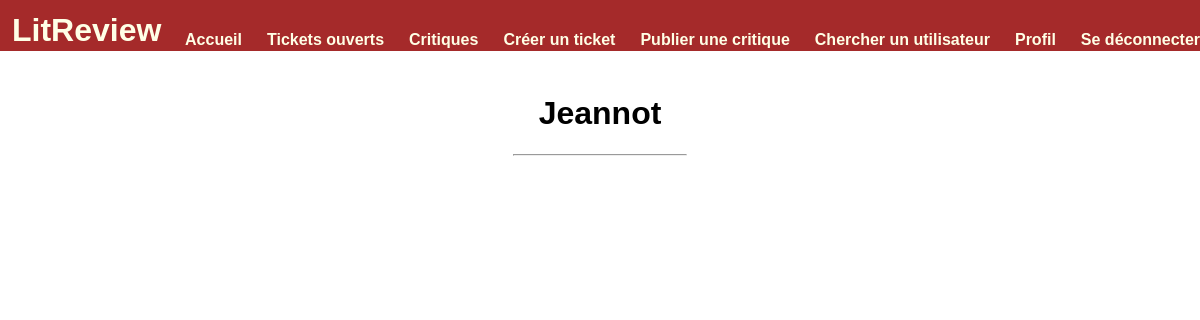
/author/Jeannot (signed in), run on an earlier commit of the app's database.
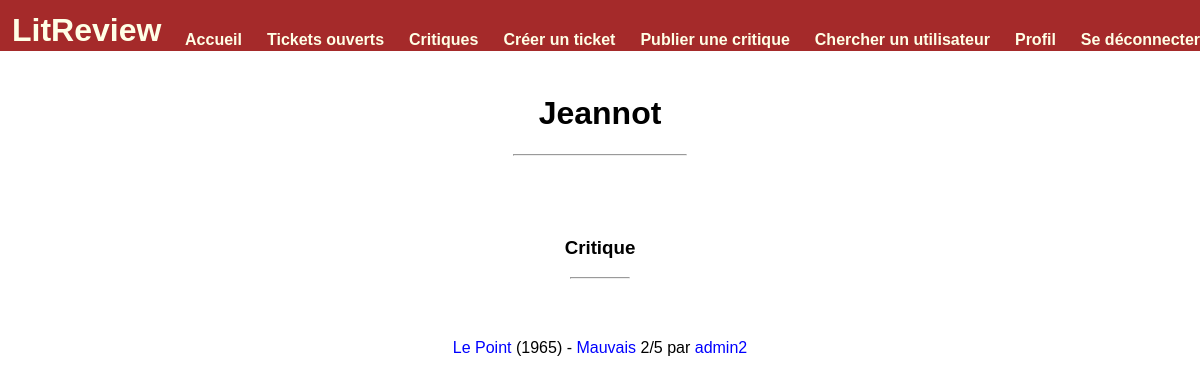
And on a later commit of the database.
### blog/models.py (models this page shows)
class Review(models.Model):
    RATING_CHOICE = [(1, "1"), (2, "2"), (3, "3"), (4, "4"), (5, "5")]
    ticket = models.ForeignKey(to=Ticket, on_delete=models.CASCADE, blank=True, null=True)
    rating = models.PositiveSmallIntegerField(verbose_name='Notes', choices=RATING_CHOICE)
    headline = models.CharField(verbose_name="Titre", max_length=128)
    body = models.TextField(verbose_name="Critique", max_length=8192, blank=True)
    user = models.ForeignKey(to=settings.AUTH_USER_MODEL, on_delete=models.CASCADE)
    time_created = models.DateTimeField(auto_now_add=True)
    content_reference = models.CharField(verbose_name='Titre de la référence', max_length=80, blank=True, null=True)
    content_author = models.CharField(verbose_name='Nom de l\'auteur', max_length=80, blank=True, null=True)
    content_picture = models.ImageField(verbose_name='Image', upload_to='ticket', blank=True, null=True)
    publication_year = models.IntegerField(verbose_name='Date de publication',
                                           validators=[MinValueValidator(-400),
                                                       MaxValueValidator(datetime.date.today().year+1)],
                                           blank=True, null=True)
    def __str__(self):
        return self.headline
    class Meta:
        ordering = ['-time_created']

### authentication/models.py (models this page shows)
class User(AbstractUser):
    tickets_list = models.ManyToManyField(Ticket, related_name="tickets_list")
    reviews_list = models.ManyToManyField(Review, related_name="reviews_list")
    description = models.TextField(verbose_name="Description", max_length=1000, blank=True, null=True)
    class Meta:
        ordering = ['-username']

### blog/views.py (the view)
# urls.py: path('author/<str:author_refererence>', views.show_author_work, name='author-page'),
@login_required
def show_author_work(request, author_refererence):
    tickets = Ticket.objects.filter(content_author=author_refererence, status=True)
    reviews = Review.objects.filter(content_author=author_refererence)
    context = {
        'tickets': tickets,
        'reviews': reviews,
        'author': author_refererence,
    }
    return render(request, 'tickets_reviews/author_work.html', context=context)

### blog/templatetags/blog_extras.py (called while the page is built)
@register.simple_tag(takes_context=True)
def add_paranthesis(context, content):
    if content:
        return f'({content})'
    else:
        return ''

### blog/templates/tickets_reviews/author_work.html (shortened to what this page needs)
{% extends 'base.html' %}
{% load blog_extras %}
{% block content %}
<br>
<h1>{{ author }}</h1>
<hr>
<br><br><br>
{% if reviews %}
    <h3>Critique{{ reviews|pluralize:" ,s" }}</h3>
    <hr class="small"><br><br>
    {% for review in reviews %}
        <p>
            <a>{{ review.content_reference }}</a> {% add_paranthesis review.publication_year %} -
            <a href="{% url 'show-review' review.id %}">{{ review }}</a> {{ review.rating }}/5 par
            <a href="{% url 'user-page' review.user.id %}">{{ review.user }}</a>
        </p>
    {% endfor %}
{% endif %}
{% endblock %}

What changed in the data, as far as the page shows it:
added Review: content_author "Jeannot", content_reference "Le Point", publication_year "(1965)", headline "Mauvais", rating "2", user "admin2"
Also different on the page:
{{ author }}: "Jeannot" → (not shown)
text now shown: "Critique"
